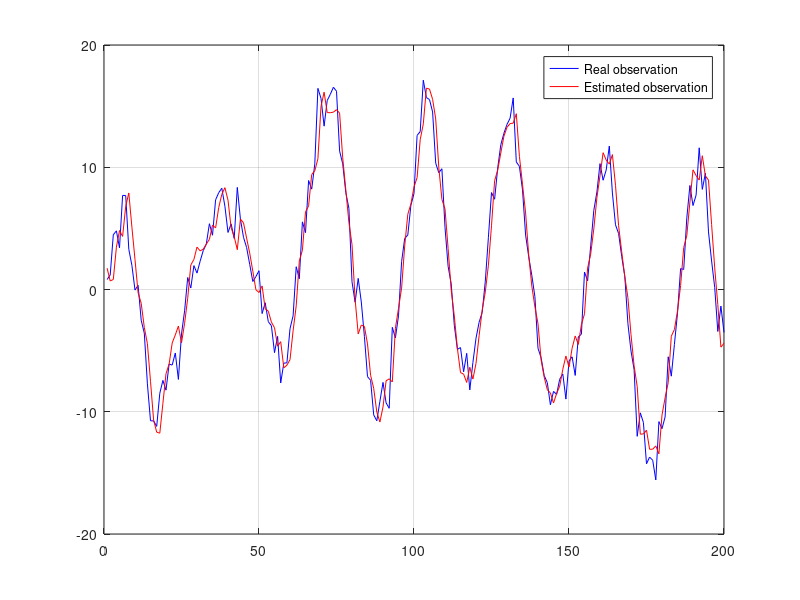

Reproduce this figure in MATLAB.
% This script implements the linear Kalman filter and shows its performance
% on a 2nd order under-damped LTI system.
%
% In the first part, a noisy model with two state variables is simulated and
% in the second part, Kalman filtering is applied to estimate the real observations.
%
% To provide this code, I've got help from ReBEL MATLAB toolbox, available at:
% http://choosh.csee.ogi.edu/rebel/
% (in particular, 'dempe1.m' located in '..\examples\parameter_estimation')
%
% Written by: Amir Omidvarnia, October 2010
% 
% Debugging log:
% 1. Fixed a bug in line 82 --> (y(:,i) was changed to y(:,i+1)), November 2010

%% Model characteristics
% X(t) = A * X(t-1) + V(t) ---> A: State transition matrix, V=N(Mv,Q) : Process noise
% y(t) = C * X(t)   + N(t) ---> C: Output matrix          , N=N(Mr,R) : Observation noise


%function y=linearkalman(StateDim)
StateDim = 2;                     % Number of states ( size(A,1) )
ObsDim = 1;                        % Number of observations ( size(C,1) )

A = [1.9223   -0.9604              % 2nd order under-damped LTI system
    1.0000         0];

C = zeros(ObsDim,StateDim);        % Matrix C (Between outputs ans states), C = [I 0 0 ...]
C(:,1) = 1;
C
N  = 200;                         % Number of datapoints
X  = zeros(StateDim,N);           % State data buffer
y  = zeros(ObsDim,N);              % Observation data buffer

%% Generate Process Noise (Noise of the state equations)
Var_PNoise = .1;                   % Process Noise variance
Mu_PNoise = 0;                     % Process Noise mean
Std_PNoise = sqrt(Var_PNoise)';    % Standard deviation of the process noise

PNoise = Std_PNoise * randn(StateDim,N) + Mu_PNoise*ones(StateDim,N);    % Gaussian Process Noise

Q = cov(PNoise');                  % Process Noise Covariance Matrix

%% Generate Observation Noise (Noise of the output equation0
Var_ONoise = 2;                    % Observation Noise variance
Mu_ONoise = 0;                     % Observation Noise mean
Std_ONoise = sqrt(Var_ONoise)';    % Standard deviation of the observation noise
ONoise = Std_ONoise * randn(ObsDim,N) + Mu_ONoise*ones(ObsDim,N);   % Gaussian Observation Noise
R = cov(ONoise');                  % Observation Noise Covariance Matrix

%% Initial values for the model

X(:,1) = [1 0]';  

                % Initial state
y(1) = C * X(:,1) + ONoise(:,1);   % Initial observation
%y
%% Simulate states and observations
% B and D matrices have been ignored in the model.
for i = 2 : N
    X(:,i) = A * X(:,i-1) + PNoise(:,i); % States
    y(:,i) = C * X(:,i)   + ONoise(:,i); % Real Observations
end
Q
R
%% Kalman filtering...
xh(:,1) = 0.01*randn(StateDim,1);    % Initial state
%xh
Px = eye(StateDim);                  % Initial state covariance matrix
randn(StateDim,1)
C
for i = 1 : size(y,2)
    %---------- Time Update ----------
    % A priori estimate of the current state ( x(t|t-1) = A*x(t-1|t-1) )
    xh_(:,i) = A * xh(:,i);
   
    % A priori estimate of the state covariance matrix ( P(t|t-1) = A*P(t-1|t-1)*A' + Q )
    Px_ = A*Px*A' + Q;
   
    %---------- Measurement Update ----------
    % Kalman filter coefficient ( K(t) = P(t|t-1) * C' * inv(C*P(t|t-1) * C' + R) )
    K = Px_ * C' * inv(C*Px_*C' + R);
   
    % Estimated observation ( y(t|t-1) = C*x(t|t-1) + R )
    yh_(:,i) = C * xh_(:,i) + R;
   
    % Measurement residual error or innovation error ( y(t) - y(t|t-1) )
    inov(:,i) = y(:,i) - yh_(:,i);
   
    % A posteriori (updated) estimate of the current state ( x(t|t) = x(t|t-1) + K(t)*(y(t)-y(t|t-1)) )
    xh(:,i+1) = xh_(:,i) + K * inov(:,i);
   
    % A posteriori (updated) state covariance matrix ( P(t|t) = (I - K(t)*C) * P(t|t-1) )
    Px = Px_ - K*C*Px_;
    %return y;
   
end
   
% Plot the estimation results   
figure, plot(y,'b')
hold on, plot(yh_,'r')
grid on
legend('Real observation','Estimated observation')   
